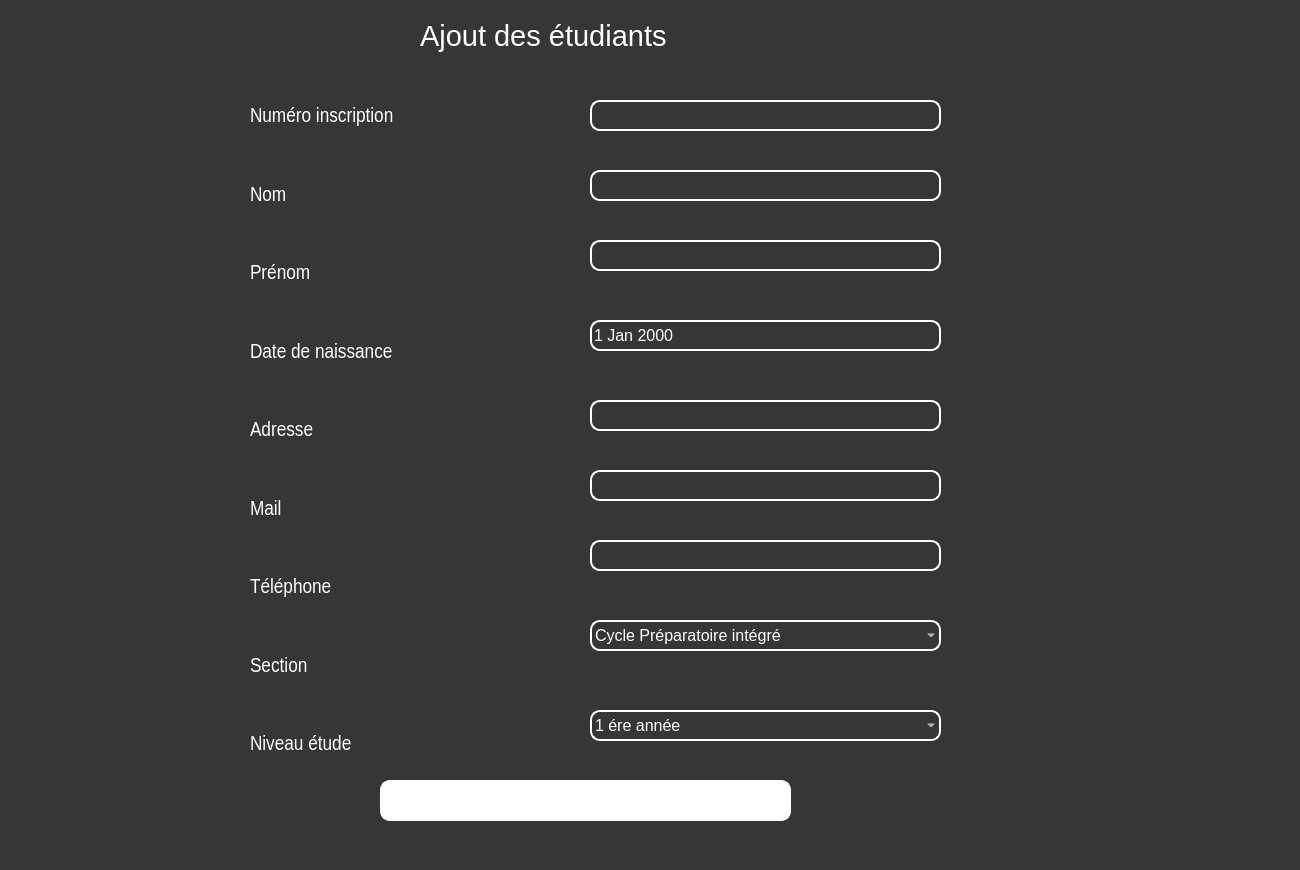
<?xml version="1.0" encoding="UTF-8"?>
<ui version="4.0">
 <class>Form</class>
 <widget class="QWidget" name="Form">
  <property name="geometry">
   <rect>
    <x>0</x>
    <y>0</y>
    <width>1300</width>
    <height>870</height>
   </rect>
  </property>
  <property name="windowTitle">
   <string>Form</string>
  </property>
  <property name="styleSheet">
   <string notr="true">background-color: qlineargradient(spread:repeat, x1:0, y1:0, x2:1, y2:0, stop:0 rgba(18, 178, 255, 254), stop:1 rgba(255, 255, 255, 255));
background-image: url(:/ressources/23.jpg);
background-color: rgb(54, 54, 54);</string>
  </property>
  <widget class="QPushButton" name="b">
   <property name="geometry">
    <rect>
     <x>380</x>
     <y>780</y>
     <width>411</width>
     <height>41</height>
    </rect>
   </property>
   <property name="font">
    <font>
     <family>MS UI Gothic</family>
     <pointsize>16</pointsize>
    </font>
   </property>
   <property name="styleSheet">
    <string notr="true">background-color: rgb(255, 255, 255);
color: rgb(255, 255, 255);
color: rgb(255, 255, 255);
border:2px solid white;
border-radius:10px</string>
   </property>
   <property name="text">
    <string>ajouter</string>
   </property>
  </widget>
  <widget class="QWidget" name="widget" native="true">
   <property name="geometry">
    <rect>
     <x>250</x>
     <y>80</y>
     <width>241</width>
     <height>701</height>
    </rect>
   </property>
   <property name="styleSheet">
    <string notr="true">background:transparent;</string>
   </property>
   <layout class="QVBoxLayout" name="verticalLayout">
    <item>
     <widget class="QLabel" name="label">
      <property name="font">
       <font>
        <family>Arial Narrow</family>
        <pointsize>16</pointsize>
       </font>
      </property>
      <property name="styleSheet">
       <string notr="true">color: rgb(255, 255, 255);</string>
      </property>
      <property name="text">
       <string>Numéro inscription </string>
      </property>
     </widget>
    </item>
    <item>
     <widget class="QLabel" name="label_2">
      <property name="font">
       <font>
        <family>Arial Narrow</family>
        <pointsize>16</pointsize>
       </font>
      </property>
      <property name="styleSheet">
       <string notr="true">color: rgb(255, 255, 255);</string>
      </property>
      <property name="text">
       <string>Nom</string>
      </property>
     </widget>
    </item>
    <item>
     <widget class="QLabel" name="label_3">
      <property name="font">
       <font>
        <family>Arial Narrow</family>
        <pointsize>16</pointsize>
       </font>
      </property>
      <property name="styleSheet">
       <string notr="true">color: rgb(255, 255, 255);</string>
      </property>
      <property name="text">
       <string>Prénom</string>
      </property>
     </widget>
    </item>
    <item>
     <widget class="QLabel" name="label_5">
      <property name="font">
       <font>
        <family>Arial Narrow</family>
        <pointsize>16</pointsize>
       </font>
      </property>
      <property name="styleSheet">
       <string notr="true">color: rgb(255, 255, 255);</string>
      </property>
      <property name="text">
       <string>Date de naissance</string>
      </property>
     </widget>
    </item>
    <item>
     <widget class="QLabel" name="label_4">
      <property name="font">
       <font>
        <family>Arial Narrow</family>
        <pointsize>16</pointsize>
       </font>
      </property>
      <property name="styleSheet">
       <string notr="true">color: rgb(255, 255, 255);</string>
      </property>
      <property name="text">
       <string>Adresse</string>
      </property>
     </widget>
    </item>
    <item>
     <widget class="QLabel" name="label_8">
      <property name="font">
       <font>
        <family>Arial Narrow</family>
        <pointsize>16</pointsize>
       </font>
      </property>
      <property name="styleSheet">
       <string notr="true">color: rgb(255, 255, 255);</string>
      </property>
      <property name="text">
       <string>Mail</string>
      </property>
     </widget>
    </item>
    <item>
     <widget class="QLabel" name="label_7">
      <property name="font">
       <font>
        <family>Arial Narrow</family>
        <pointsize>16</pointsize>
       </font>
      </property>
      <property name="styleSheet">
       <string notr="true">color: rgb(255, 255, 255);</string>
      </property>
      <property name="text">
       <string>Téléphone</string>
      </property>
     </widget>
    </item>
    <item>
     <widget class="QLabel" name="label_6">
      <property name="font">
       <font>
        <family>Arial Narrow</family>
        <pointsize>16</pointsize>
       </font>
      </property>
      <property name="styleSheet">
       <string notr="true">color: rgb(255, 255, 255);</string>
      </property>
      <property name="text">
       <string>Section</string>
      </property>
     </widget>
    </item>
    <item>
     <widget class="QLabel" name="label_9">
      <property name="font">
       <font>
        <family>Arial Narrow</family>
        <pointsize>16</pointsize>
       </font>
      </property>
      <property name="styleSheet">
       <string notr="true">color: rgb(255, 255, 255);</string>
      </property>
      <property name="text">
       <string>Niveau étude</string>
      </property>
     </widget>
    </item>
   </layout>
  </widget>
  <widget class="QLabel" name="label_10">
   <property name="geometry">
    <rect>
     <x>420</x>
     <y>10</y>
     <width>381</width>
     <height>51</height>
    </rect>
   </property>
   <property name="font">
    <font>
     <pointsize>22</pointsize>
    </font>
   </property>
   <property name="styleSheet">
    <string notr="true">color: rgb(255, 255, 255);
background:transparent;
color: rgb(255, 255, 255);

border-radius:10px</string>
   </property>
   <property name="text">
    <string>Ajout des étudiants</string>
   </property>
  </widget>
  <widget class="QLineEdit" name="l1">
   <property name="geometry">
    <rect>
     <x>590</x>
     <y>100</y>
     <width>351</width>
     <height>31</height>
    </rect>
   </property>
   <property name="font">
    <font>
     <pointsize>12</pointsize>
    </font>
   </property>
   <property name="styleSheet">
    <string notr="true">background:transparent;
color: rgb(255, 255, 255);
border:2px solid white;
border-radius:10px</string>
   </property>
  </widget>
  <widget class="QLineEdit" name="l2">
   <property name="geometry">
    <rect>
     <x>590</x>
     <y>170</y>
     <width>351</width>
     <height>31</height>
    </rect>
   </property>
   <property name="font">
    <font>
     <pointsize>12</pointsize>
    </font>
   </property>
   <property name="styleSheet">
    <string notr="true">background:transparent;
color: rgb(255, 255, 255);
border:2px solid white;
border-radius:10px</string>
   </property>
  </widget>
  <widget class="QLineEdit" name="l3">
   <property name="geometry">
    <rect>
     <x>590</x>
     <y>240</y>
     <width>351</width>
     <height>31</height>
    </rect>
   </property>
   <property name="font">
    <font>
     <pointsize>12</pointsize>
    </font>
   </property>
   <property name="styleSheet">
    <string notr="true">background:transparent;
color: rgb(255, 255, 255);
border:2px solid white;
border-radius:10px</string>
   </property>
  </widget>
  <widget class="QLineEdit" name="l5">
   <property name="geometry">
    <rect>
     <x>590</x>
     <y>400</y>
     <width>351</width>
     <height>31</height>
    </rect>
   </property>
   <property name="font">
    <font>
     <pointsize>12</pointsize>
    </font>
   </property>
   <property name="styleSheet">
    <string notr="true">background:transparent;
color: rgb(255, 255, 255);
border:2px solid white;
border-radius:10px</string>
   </property>
  </widget>
  <widget class="QDateEdit" name="l4">
   <property name="geometry">
    <rect>
     <x>590</x>
     <y>320</y>
     <width>351</width>
     <height>31</height>
    </rect>
   </property>
   <property name="font">
    <font>
     <pointsize>12</pointsize>
    </font>
   </property>
   <property name="styleSheet">
    <string notr="true">background:transparent;
color: rgb(255, 255, 255);
border:2px solid white;
border-radius:10px</string>
   </property>
  </widget>
  <widget class="QLineEdit" name="l6">
   <property name="geometry">
    <rect>
     <x>590</x>
     <y>470</y>
     <width>351</width>
     <height>31</height>
    </rect>
   </property>
   <property name="font">
    <font>
     <pointsize>12</pointsize>
    </font>
   </property>
   <property name="styleSheet">
    <string notr="true">background:transparent;
color: rgb(255, 255, 255);
border:2px solid white;
border-radius:10px</string>
   </property>
  </widget>
  <widget class="QLineEdit" name="l7">
   <property name="geometry">
    <rect>
     <x>590</x>
     <y>540</y>
     <width>351</width>
     <height>31</height>
    </rect>
   </property>
   <property name="font">
    <font>
     <pointsize>12</pointsize>
    </font>
   </property>
   <property name="styleSheet">
    <string notr="true">background:transparent;
color: rgb(255, 255, 255);
border:2px solid white;
border-radius:10px</string>
   </property>
  </widget>
  <widget class="QComboBox" name="l8">
   <property name="geometry">
    <rect>
     <x>590</x>
     <y>620</y>
     <width>351</width>
     <height>31</height>
    </rect>
   </property>
   <property name="font">
    <font>
     <pointsize>12</pointsize>
    </font>
   </property>
   <property name="styleSheet">
    <string notr="true">background:transparent;
color: rgb(255, 255, 255);
border:2px solid white;
border-radius:10px</string>
   </property>
   <item>
    <property name="text">
     <string>Cycle Préparatoire intégré</string>
    </property>
   </item>
   <item>
    <property name="text">
     <string>License Info</string>
    </property>
   </item>
   <item>
    <property name="text">
     <string>License Tic</string>
    </property>
   </item>
   <item>
    <property name="text">
     <string>License électronique</string>
    </property>
   </item>
   <item>
    <property name="text">
     <string>Ingénieur électronique</string>
    </property>
   </item>
   <item>
    <property name="text">
     <string>Ingéniuer Informatique</string>
    </property>
   </item>
  </widget>
  <widget class="QComboBox" name="l9">
   <property name="geometry">
    <rect>
     <x>590</x>
     <y>710</y>
     <width>351</width>
     <height>31</height>
    </rect>
   </property>
   <property name="font">
    <font>
     <pointsize>12</pointsize>
    </font>
   </property>
   <property name="styleSheet">
    <string notr="true">background:transparent;
color: rgb(255, 255, 255);
border:2px solid white;
border-radius:10px</string>
   </property>
   <item>
    <property name="text">
     <string>1 ére année</string>
    </property>
   </item>
   <item>
    <property name="text">
     <string>2 éme année</string>
    </property>
   </item>
   <item>
    <property name="text">
     <string>3 éme année</string>
    </property>
   </item>
   <item>
    <property name="text">
     <string/>
    </property>
   </item>
  </widget>
 </widget>
 <resources>
  <include location="ressources.qrc"/>
 </resources>
 <connections/>
</ui>
